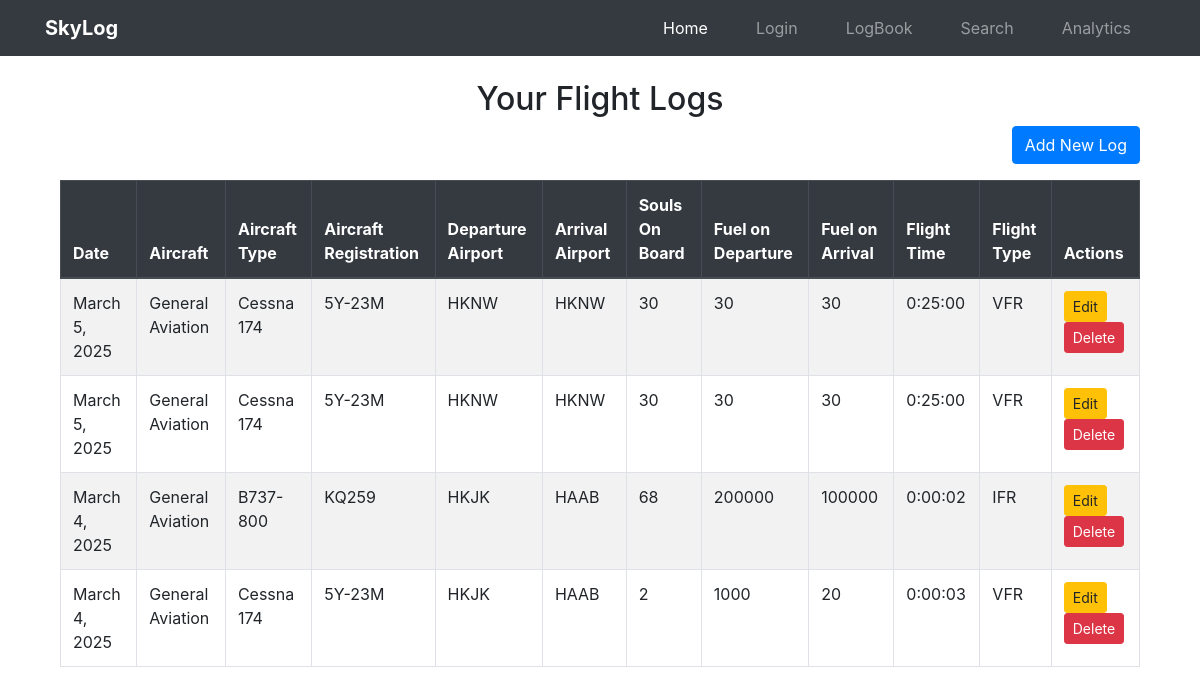
Page /log/logs_list/ (signed in) on the earlier database version.
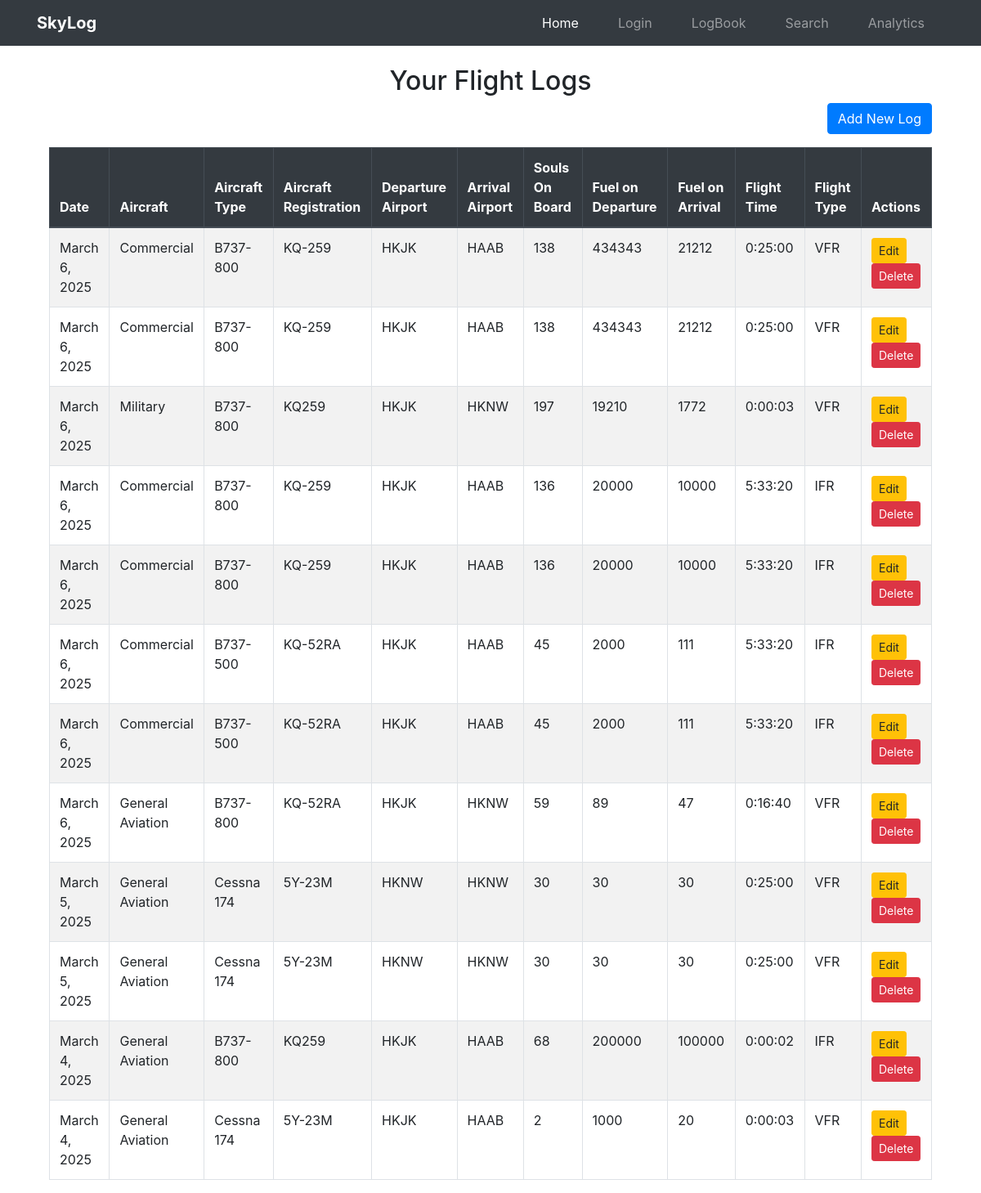
Same page on the later database version.
### logs/models.py (models this page shows, shortened)
class Log(models.Model):
    user = models.ForeignKey(User, on_delete=models.CASCADE)
    date = models.DateField(default=now)
    AIRCRAFT=[("General Aviation","General Aviation"),("Commercial","Commercial"),("Military","Military")]
    aircraft = models.CharField(max_length=100,choices=AIRCRAFT)
    aircraft_type = models.CharField(max_length=100)
    aircraft_registration = models.CharField(max_length=100)
    departure_airport = models.CharField(max_length=4, validators=[icao_validator])
    arrival_airport = models.CharField(max_length=4, validators=[icao_validator])
    flight_time = models.DurationField()  # timedelta for hours & minutes
    souls_on_board = models.PositiveIntegerField(default=0)
    fuel_on_departure = models.PositiveIntegerField(default=0)
    fuel_on_arrival = models.PositiveIntegerField(default=0)
    remarks = models.TextField(blank=True, null=True)
    PURPOSE=[("Training","Training"),
             ("Recreational","Recreational"),
             ("Cargo_flight","Cargo_flight"),
             ("Passenger_flight","Passenger_flight")
             ]
    purpose = models.CharField(max_length=20,choices=PURPOSE)
    FLIGHT_TYPES = [("VFR", "Visual Flight Rules"), ("IFR", "Instrument Flight Rules")]
    flight_type = models.CharField(max_length=3, choices=FLIGHT_TYPES)
    flight_number = models.CharField(max_length=20, unique=True, default=uuid.uuid4)
    safety_concerns = models.BooleanField(default=False)

### logs/views.py (the view)
# urls.py: path('logs_list/', views.log_list, name='logs_list'),
@login_required
def log_list(request):
    logs = Log.objects.filter(user=request.user).order_by('-date')  # Show only user's logs
    return render(request, 'logs/log_list.html', {'logs': logs})

### logs/templates/logs/log_list.html (shortened to what this page needs)
{% extends "others/base.html" %}
{% block content %}
<div class="container mt-4">
    <h2 class="text-center">Your Flight Logs</h2>
    <div class="text-right mb-3">
        <a href="{% url 'logs:create_log' %}" class="btn btn-primary">Add New Log</a>
    </div>
    {% if logs %}
    <table class="table table-bordered table-striped">
        <thead class="thead-dark">
            <tr>
                <th>Date</th>
                <th>Aircraft</th>
                <th>Aircraft Type</th>
                <th>Aircraft Registration</th>
                <th>Departure Airport</th>
                <th>Arrival Airport</th>
                <th>Souls On Board</th>
                <th>Fuel on Departure</th>
                <th>Fuel on Arrival</th>
                <th>Flight Time</th>
                <th>Flight Type</th>
                <th>Actions</th>
            </tr>
        </thead>
        <tbody>
            {% for log in logs %}
            <tr>
                <td>{{ log.date }}</td>
                <td>{{ log.aircraft }}</td>
                <td>{{ log.aircraft_type }}</td>
                <td>{{ log.aircraft_registration }}</td>
                <td>{{ log.departure_airport }}</td>
                <td>{{ log.arrival_airport }}</td>
                <td>{{ log.souls_on_board }}</td>
                <td>{{ log.fuel_on_departure }}</td>
                <td>{{ log.fuel_on_arrival }}</td>
                <td>{{ log.flight_time }}</td>
                <td>{{ log.flight_type }}</td>
                 <td>
                    <a href="" class="btn btn-warning btn-sm">Edit</a>
                    <a href="" class="btn btn-danger btn-sm">Delete</a>
                </td>
            </tr>
            {% endfor %}
        </tbody>
    </table>
    {% else %}
    <p class="text-center">No flight logs available.</p>
    {% endif %}
</div>
{% endblock %}

### logs/templates/others/base.html (shortened to what this page needs)
{% load static %}
<!DOCTYPE html>
<html lang="en">
<head>
    <link rel="stylesheet" href="https://cdn.jsdelivr.net/npm/bootstrap@4.3.1/dist/css/bootstrap.min.css"
>
</head>
<body>
    <nav class="navbar navbar-expand-lg navbar-dark bg-dark">
      <div class="container">
        <a class="navbar-brand" href="#"><b>SkyLog</b></a>
        <div class="collapse navbar-collapse" id="navbarNav">
          <ul class="navbar-nav ml-auto">
            <li class="nav-item">
              <a class="nav-link mx-3 active" aria-current="page" href="{% url 'users:home' %}">Home</a>
            </li>
            <li class="nav-item">
              <a class="nav-link mx-3" href="{% url 'users:login' %}">Login</a>
            </li>
            <li class="nav-item">
              <a class="nav-link mx-3" href="{% url 'logs:logs_list' %}">LogBook</a>
            </li>
            <li class="nav-item">
              <a class="nav-link mx-3" href="#">Search</a>
            </li>
            <li class="nav-item">
              <a class="nav-link mx-3" href="#">Analytics</a>
            </li>
          </ul>
        </div>
      </div>
    </nav>
    <div class="container mt-4">
        {% block content %}{% endblock %}
    </div>
</body>
</html>

Differences in the rows shown:
added Log: date "March 6, 2025", aircraft "Commercial", aircraft_type "B737-800", aircraft_registration "KQ-259", departure_airport "HKJK", arrival_airport "HAAB", souls_on_board "138", fuel_on_departure "434343", fuel_on_arrival "21212", flight_time "0:25:00", flight_type "VFR"
added Log: date "March 6, 2025", aircraft "Commercial", aircraft_type "B737-800", aircraft_registration "KQ-259", departure_airport "HKJK", arrival_airport "HAAB", souls_on_board "138", fuel_on_departure "434343", fuel_on_arrival "21212", flight_time "0:25:00", flight_type "VFR"
added Log: date "March 6, 2025", aircraft "Military", aircraft_type "B737-800", aircraft_registration "KQ259", departure_airport "HKJK", arrival_airport "HKNW", souls_on_board "197", fuel_on_departure "19210", fuel_on_arrival "1772", flight_time "0:00:03", flight_type "VFR"
added Log: date "March 6, 2025", aircraft "Commercial", aircraft_type "B737-800", aircraft_registration "KQ-259", departure_airport "HKJK", arrival_airport "HAAB", souls_on_board "136", fuel_on_departure "20000", fuel_on_arrival "10000", flight_time "5:33:20", flight_type "IFR"
added Log: date "March 6, 2025", aircraft "Commercial", aircraft_type "B737-800", aircraft_registration "KQ-259", departure_airport "HKJK", arrival_airport "HAAB", souls_on_board "136", fuel_on_departure "20000", fuel_on_arrival "10000", flight_time "5:33:20", flight_type "IFR"
added Log: date "March 6, 2025", aircraft "Commercial", aircraft_type "B737-500", aircraft_registration "KQ-52RA", departure_airport "HKJK", arrival_airport "HAAB", souls_on_board "45", fuel_on_departure "2000", fuel_on_arrival "111", flight_time "5:33:20", flight_type "IFR"
added Log: date "March 6, 2025", aircraft "Commercial", aircraft_type "B737-500", aircraft_registration "KQ-52RA", departure_airport "HKJK", arrival_airport "HAAB", souls_on_board "45", fuel_on_departure "2000", fuel_on_arrival "111", flight_time "5:33:20", flight_type "IFR"
added Log: date "March 6, 2025", aircraft "General Aviation", aircraft_type "B737-800", aircraft_registration "KQ-52RA", departure_airport "HKJK", arrival_airport "HKNW", souls_on_board "59", fuel_on_departure "89", fuel_on_arrival "47", flight_time "0:16:40", flight_type "VFR"
